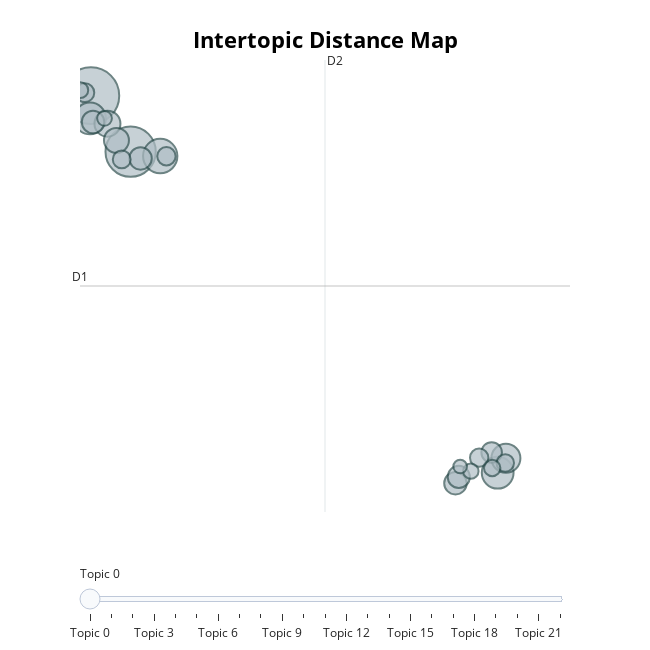

Write notebook code for a chart like this one.
### Code cell
# Plot topics
topic_model.visualize_topics()

### Figure 1 — Plotly figure (JSON) as saved in the notebook; plotly's stock layout.template omitted (floating-point values rounded to 4 significant figures)
{"data": [{"customdata": [[0, "nan | lord | chode | decreed | has", 190], [1, "the | of | to | that | is", 150], [2, "people | to | the | of | and", 70], [3, "we | project | they | projects | to", 60], [4, "the | and | to | of | in", 60], [5, "was | my | to | me | the", 50], [6, "onboarding | tracking | ai | they | your", 40], [7, "ai | workers | is | hearing | jobs", 37], [8, "my | am | to | and | that", 30], [9, "tech | layoffs | companies | of | are", 30], [10, "gt | she | minutes | me | show", 30], [11, "it | and | the | was | you", 29], [12, "fucking | for | dont | have | the", 25], [13, "idea | replace | release | ceos | serious", 21], [14, "change | system | push | or | the", 20], [15, "checklist | experience | late | message | where", 20], [16, "amazon | dsp | the | they | to", 19], [17, "you | we | your | well | youre", 18], [18, "direct | crosschq | past | references | company", 16], [19, "100x | engineer | engineers | great | ideal", 15], [20, "job | my | bad | to | very", 14], [21, "he | department | him | told | his", 13], [22, "ever | merit | lego | with | quit", 11]], "hovertemplate": "<b>Topic %{customdata[0]}</b><br>%{customdata[1]}<br>Size: %{customdata[2]}", "legendgroup": "", "marker": {"color": "#B0BEC5", "line": {"color": "DarkSlateGrey", "width": 2}, "size": [190, 150, 70, 60, 60, 50, 40, 37, 30, 30, 30, 29, 25, 21, 20, 20, 19, 18, 16, 15, 14, 13, 11], "sizemode": "area", "sizeref": 0.1187, "symbol": "circle"}, "mode": "markers", "name": "", "orientation": "v", "showlegend": false, "type": "scatter", "x": [0.4145, 1.745, 2.737, 0.3842, 14.05, 14.32, 0.9681, 1.27, 12.63, 2.077, 0.4843, 12.74, 13.85, 0.2107, 2.945, 13.43, 1.447, 14.3, 13.86, 0.0563, 13.15, 0.8692, 12.79], "xaxis": "x", "y": [9.922, 7.077, 6.855, 8.765, -9.225, -8.495, 8.497, 7.651, -9.757, 6.733, 8.582, -9.439, -8.195, 10.07, 6.842, -8.463, 6.684, -8.732, -8.987, 10.2, -9.146, 8.768, -8.914], "yaxis": "y"}], "layout": {"annotations": [{"showarrow": false, "text": "D1", "x": 0.04785, "y": 0.2555, "yshift": 10}, {"showarrow": false, "text": "D2", "x": 8.259, "xshift": 10, "y": 11.73}], "height": 650, "hoverlabel": {"bgcolor": "white", "font": {"family": "Rockwell", "size": 16}}, "legend": {"itemsizing": "constant", "tracegroupgap": 0}, "margin": {"t": 60}, "shapes": [{"line": {"color": "#CFD8DC", "width": 2}, "type": "line", "x0": 8.259, "x1": 8.259, "y0": -11.22, "y1": 11.73}, {"line": {"color": "#9E9E9E", "width": 2}, "type": "line", "x0": 0.04785, "x1": 16.47, "y0": 0.2555, "y1": 0.2555}], "sliders": [{"active": 0, "pad": {"t": 50}, "steps": [{"args": [{"marker.color": [["red", "#B0BEC5", "#B0BEC5", "#B0BEC5", "#B0BEC5", "#B0BEC5", "#B0BEC5", "#B0BEC5", "#B0BEC5", "#B0BEC5", "#B0BEC5", "#B0BEC5", "#B0BEC5", "#B0BEC5", "#B0BEC5", "#B0BEC5", "#B0BEC5", "#B0BEC5", "#B0BEC5", "#B0BEC5", "#B0BEC5", "#B0BEC5", "#B0BEC5"]]}], "label": "Topic 0", "method": "update"}, {"args": [{"marker.color": [["#B0BEC5", "red", "#B0BEC5", "#B0BEC5", "#B0BEC5", "#B0BEC5", "#B0BEC5", "#B0BEC5", "#B0BEC5", "#B0BEC5", "#B0BEC5", "#B0BEC5", "#B0BEC5", "#B0BEC5", "#B0BEC5", "#B0BEC5", "#B0BEC5", "#B0BEC5", "#B0BEC5", "#B0BEC5", "#B0BEC5", "#B0BEC5", "#B0BEC5"]]}], "label": "Topic 1", "method": "update"}, {"args": [{"marker.color": [["#B0BEC5", "#B0BEC5", "red", "#B0BEC5", "#B0BEC5", "#B0BEC5", "#B0BEC5", "#B0BEC5", "#B0BEC5", "#B0BEC5", "#B0BEC5", "#B0BEC5", "#B0BEC5", "#B0BEC5", "#B0BEC5", "#B0BEC5", "#B0BEC5", "#B0BEC5", "#B0BEC5", "#B0BEC5", "#B0BEC5", "#B0BEC5", "#B0BEC5"]]}], "label": "Topic 2", "method": "update"}, {"args": [{"marker.color": [["#B0BEC5", "#B0BEC5", "#B0BEC5", "red", "#B0BEC5", "#B0BEC5", "#B0BEC5", "#B0BEC5", "#B0BEC5", "#B0BEC5", "#B0BEC5", "#B0BEC5", "#B0BEC5", "#B0BEC5", "#B0BEC5", "#B0BEC5", "#B0BEC5", "#B0BEC5", "#B0BEC5", "#B0BEC5", "#B0BEC5", "#B0BEC5", "#B0BEC5"]]}], "label": "Topic 3", "method": "update"}, {"args": [{"marker.color": [["#B0BEC5", "#B0BEC5", "#B0BEC5", "#B0BEC5", "red", "#B0BEC5", "#B0BEC5", "#B0BEC5", "#B0BEC5", "#B0BEC5", "#B0BEC5", "#B0BEC5", "#B0BEC5", "#B0BEC5", "#B0BEC5", "#B0BEC5", "#B0BEC5", "#B0BEC5", "#B0BEC5", "#B0BEC5", "#B0BEC5", "#B0BEC5", "#B0BEC5"]]}], "label": "Topic 4", "method": "update"}, {"args": [{"marker.color": [["#B0BEC5", "#B0BEC5", "#B0BEC5", "#B0BEC5", "#B0BEC5", "red", "#B0BEC5", "#B0BEC5", "#B0BEC5", "#B0BEC5", "#B0BEC5", "#B0BEC5", "#B0BEC5", "#B0BEC5", "#B0BEC5", "#B0BEC5", "#B0BEC5", "#B0BEC5", "#B0BEC5", "#B0BEC5", "#B0BEC5", "#B0BEC5", "#B0BEC5"]]}], "label": "Topic 5", "method": "update"}, {"args": [{"marker.color": [["#B0BEC5", "#B0BEC5", "#B0BEC5", "#B0BEC5", "#B0BEC5", "#B0BEC5", "red", "#B0BEC5", "#B0BEC5", "#B0BEC5", "#B0BEC5", "#B0BEC5", "#B0BEC5", "#B0BEC5", "#B0BEC5", "#B0BEC5", "#B0BEC5", "#B0BEC5", "#B0BEC5", "#B0BEC5", "#B0BEC5", "#B0BEC5", "#B0BEC5"]]}], "label": "Topic 6", "method": "update"}, {"args": [{"marker.color": [["#B0BEC5", "#B0BEC5", "#B0BEC5", "#B0BEC5", "#B0BEC5", "#B0BEC5", "#B0BEC5", "red", "#B0BEC5", "#B0BEC5", "#B0BEC5", "#B0BEC5", "#B0BEC5", "#B0BEC5", "#B0BEC5", "#B0BEC5", "#B0BEC5", "#B0BEC5", "#B0BEC5", "#B0BEC5", "#B0BEC5", "#B0BEC5", "#B0BEC5"]]}], "label": "Topic 7", "method": "update"}, {"args": [{"marker.color": [["#B0BEC5", "#B0BEC5", "#B0BEC5", "#B0BEC5", "#B0BEC5", "#B0BEC5", "#B0BEC5", "#B0BEC5", "red", "#B0BEC5", "#B0BEC5", "#B0BEC5", "#B0BEC5", "#B0BEC5", "#B0BEC5", "#B0BEC5", "#B0BEC5", "#B0BEC5", "#B0BEC5", "#B0BEC5", "#B0BEC5", "#B0BEC5", "#B0BEC5"]]}], "label": "Topic 8", "method": "update"}, {"args": [{"marker.color": [["#B0BEC5", "#B0BEC5", "#B0BEC5", "#B0BEC5", "#B0BEC5", "#B0BEC5", "#B0BEC5", "#B0BEC5", "#B0BEC5", "red", "#B0BEC5", "#B0BEC5", "#B0BEC5", "#B0BEC5", "#B0BEC5", "#B0BEC5", "#B0BEC5", "#B0BEC5", "#B0BEC5", "#B0BEC5", "#B0BEC5", "#B0BEC5", "#B0BEC5"]]}], "label": "Topic 9", "method": "update"}, {"args": [{"marker.color": [["#B0BEC5", "#B0BEC5", "#B0BEC5", "#B0BEC5", "#B0BEC5", "#B0BEC5", "#B0BEC5", "#B0BEC5", "#B0BEC5", "#B0BEC5", "red", "#B0BEC5", "#B0BEC5", "#B0BEC5", "#B0BEC5", "#B0BEC5", "#B0BEC5", "#B0BEC5", "#B0BEC5", "#B0BEC5", "#B0BEC5", "#B0BEC5", "#B0BEC5"]]}], "label": "Topic 10", "method": "update"}, {"args": [{"marker.color": [["#B0BEC5", "#B0BEC5", "#B0BEC5", "#B0BEC5", "#B0BEC5", "#B0BEC5", "#B0BEC5", "#B0BEC5", "#B0BEC5", "#B0BEC5", "#B0BEC5", "red", "#B0BEC5", "#B0BEC5", "#B0BEC5", "#B0BEC5", "#B0BEC5", "#B0BEC5", "#B0BEC5", "#B0BEC5", "#B0BEC5", "#B0BEC5", "#B0BEC5"]]}], "label": "Topic 11", "method": "update"}, {"args": [{"marker.color": [["#B0BEC5", "#B0BEC5", "#B0BEC5", "#B0BEC5", "#B0BEC5", "#B0BEC5", "#B0BEC5", "#B0BEC5", "#B0BEC5", "#B0BEC5", "#B0BEC5", "#B0BEC5", "red", "#B0BEC5", "#B0BEC5", "#B0BEC5", "#B0BEC5", "#B0BEC5", "#B0BEC5", "#B0BEC5", "#B0BEC5", "#B0BEC5", "#B0BEC5"]]}], "label": "Topic 12", "method": "update"}, {"args": [{"marker.color": [["#B0BEC5", "#B0BEC5", "#B0BEC5", "#B0BEC5", "#B0BEC5", "#B0BEC5", "#B0BEC5", "#B0BEC5", "#B0BEC5", "#B0BEC5", "#B0BEC5", "#B0BEC5", "#B0BEC5", "red", "#B0BEC5", "#B0BEC5", "#B0BEC5", "#B0BEC5", "#B0BEC5", "#B0BEC5", "#B0BEC5", "#B0BEC5", "#B0BEC5"]]}], "label": "Topic 13", "method": "update"}, {"args": [{"marker.color": [["#B0BEC5", "#B0BEC5", "#B0BEC5", "#B0BEC5", "#B0BEC5", "#B0BEC5", "#B0BEC5", "#B0BEC5", "#B0BEC5", "#B0BEC5", "#B0BEC5", "#B0BEC5", "#B0BEC5", "#B0BEC5", "red", "#B0BEC5", "#B0BEC5", "#B0BEC5", "#B0BEC5", "#B0BEC5", "#B0BEC5", "#B0BEC5", "#B0BEC5"]]}], "label": "Topic 14", "method": "update"}, {"args": [{"marker.color": [["#B0BEC5", "#B0BEC5", "#B0BEC5", "#B0BEC5", "#B0BEC5", "#B0BEC5", "#B0BEC5", "#B0BEC5", "#B0BEC5", "#B0BEC5", "#B0BEC5", "#B0BEC5", "#B0BEC5", "#B0BEC5", "#B0BEC5", "red", "#B0BEC5", "#B0BEC5", "#B0BEC5", "#B0BEC5", "#B0BEC5", "#B0BEC5", "#B0BEC5"]]}], "label": "Topic 15", "method": "update"}, {"args": [{"marker.color": [["#B0BEC5", "#B0BEC5", "#B0BEC5", "#B0BEC5", "#B0BEC5", "#B0BEC5", "#B0BEC5", "#B0BEC5", "#B0BEC5", "#B0BEC5", "#B0BEC5", "#B0BEC5", "#B0BEC5", "#B0BEC5", "#B0BEC5", "#B0BEC5", "red", "#B0BEC5", "#B0BEC5", "#B0BEC5", "#B0BEC5", "#B0BEC5", "#B0BEC5"]]}], "label": "Topic 16", "method": "update"}, {"args": [{"marker.color": [["#B0BEC5", "#B0BEC5", "#B0BEC5", "#B0BEC5", "#B0BEC5", "#B0BEC5", "#B0BEC5", "#B0BEC5", "#B0BEC5", "#B0BEC5", "#B0BEC5", "#B0BEC5", "#B0BEC5", "#B0BEC5", "#B0BEC5", "#B0BEC5", "#B0BEC5", "red", "#B0BEC5", "#B0BEC5", "#B0BEC5", "#B0BEC5", "#B0BEC5"]]}], "label": "Topic 17", "method": "update"}, {"args": [{"marker.color": [["#B0BEC5", "#B0BEC5", "#B0BEC5", "#B0BEC5", "#B0BEC5", "#B0BEC5", "#B0BEC5", "#B0BEC5", "#B0BEC5", "#B0BEC5", "#B0BEC5", "#B0BEC5", "#B0BEC5", "#B0BEC5", "#B0BEC5", "#B0BEC5", "#B0BEC5", "#B0BEC5", "red", "#B0BEC5", "#B0BEC5", "#B0BEC5", "#B0BEC5"]]}], "label": "Topic 18", "method": "update"}, {"args": [{"marker.color": [["#B0BEC5", "#B0BEC5", "#B0BEC5", "#B0BEC5", "#B0BEC5", "#B0BEC5", "#B0BEC5", "#B0BEC5", "#B0BEC5", "#B0BEC5", "#B0BEC5", "#B0BEC5", "#B0BEC5", "#B0BEC5", "#B0BEC5", "#B0BEC5", "#B0BEC5", "#B0BEC5", "#B0BEC5", "red", "#B0BEC5", "#B0BEC5", "#B0BEC5"]]}], "label": "Topic 19", "method": "update"}, {"args": [{"marker.color": [["#B0BEC5", "#B0BEC5", "#B0BEC5", "#B0BEC5", "#B0BEC5", "#B0BEC5", "#B0BEC5", "#B0BEC5", "#B0BEC5", "#B0BEC5", "#B0BEC5", "#B0BEC5", "#B0BEC5", "#B0BEC5", "#B0BEC5", "#B0BEC5", "#B0BEC5", "#B0BEC5", "#B0BEC5", "#B0BEC5", "red", "#B0BEC5", "#B0BEC5"]]}], "label": "Topic 20", "method": "update"}, {"args": [{"marker.color": [["#B0BEC5", "#B0BEC5", "#B0BEC5", "#B0BEC5", "#B0BEC5", "#B0BEC5", "#B0BEC5", "#B0BEC5", "#B0BEC5", "#B0BEC5", "#B0BEC5", "#B0BEC5", "#B0BEC5", "#B0BEC5", "#B0BEC5", "#B0BEC5", "#B0BEC5", "#B0BEC5", "#B0BEC5", "#B0BEC5", "#B0BEC5", "red", "#B0BEC5"]]}], "label": "Topic 21", "method": "update"}, {"args": [{"marker.color": [["#B0BEC5", "#B0BEC5", "#B0BEC5", "#B0BEC5", "#B0BEC5", "#B0BEC5", "#B0BEC5", "#B0BEC5", "#B0BEC5", "#B0BEC5", "#B0BEC5", "#B0BEC5", "#B0BEC5", "#B0BEC5", "#B0BEC5", "#B0BEC5", "#B0BEC5", "#B0BEC5", "#B0BEC5", "#B0BEC5", "#B0BEC5", "#B0BEC5", "red"]]}], "label": "Topic 22", "method": "update"}]}], "title": {"font": {"color": "Black", "size": 22}, "text": "<b>Intertopic Distance Map</b>", "x": 0.5, "xanchor": "center", "y": 0.95, "yanchor": "top"}, "width": 650, "xaxis": {"anchor": "y", "domain": [0, 1], "range": [0.04785, 16.47], "title": {"text": ""}, "visible": false}, "yaxis": {"anchor": "x", "domain": [0, 1], "range": [-11.22, 11.73], "title": {"text": ""}, "visible": false}}}
